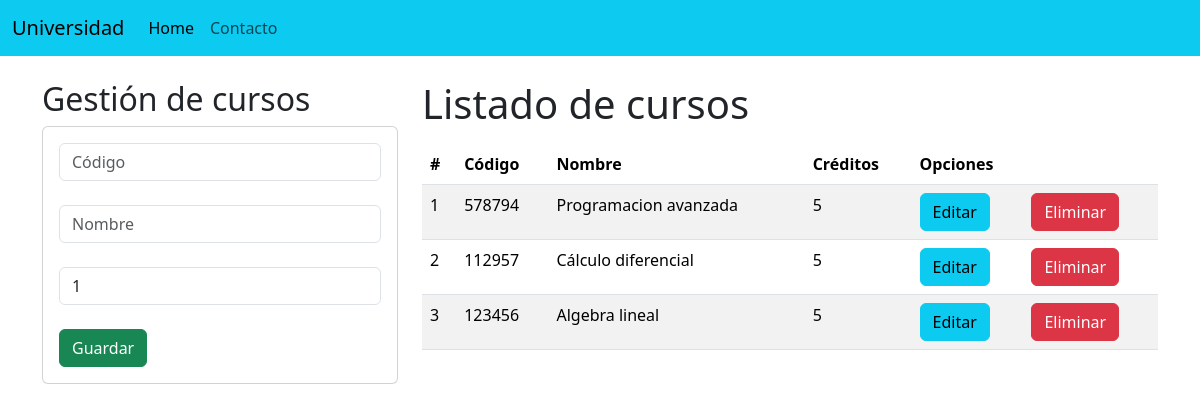
The app's page /, older data.
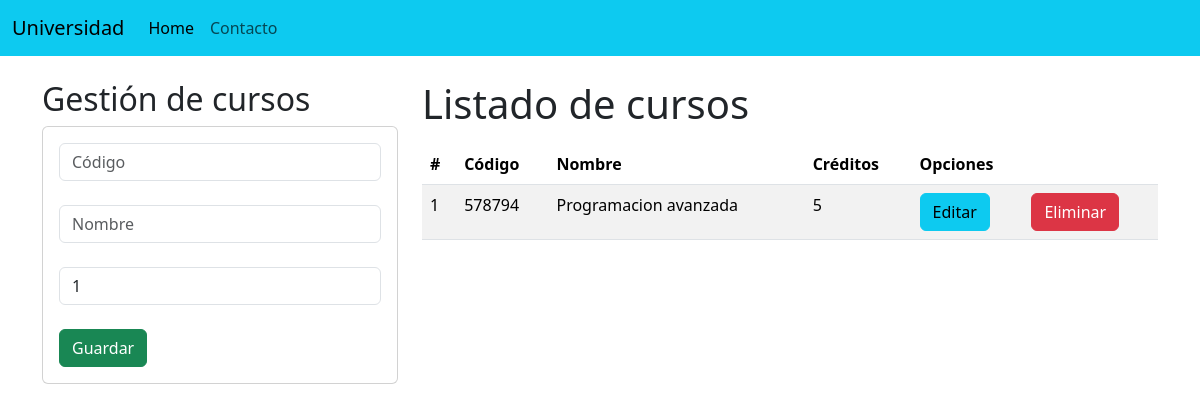
The same page, newer data.
### Aplicaciones/Academico/models.py (models this page shows, shortened)
class Curso(models.Model):
    codigo=models.CharField(primary_key=True,max_length=6)
    nombre=models.CharField(max_length=50)
    creditos=models.PositiveSmallIntegerField()

### Aplicaciones/Academico/views.py (the view)
# urls.py: path('', views.home),
def home(request):
    cursos = Curso.objects.all()
    return render(request, "gestionCursos.html", {"cursos": cursos})

### Aplicaciones/Academico/templates/gestionCursos.html (shortened to what this page needs)
{% extends "./base.html"%}
{% block body%}
<div class="row">
    <div class="col-sm-12 col-md-6 col-lg-4 col-xl-4">
        <h2>Gestión de cursos</h2>
        <div class="card">
            <div class="card-body">
                <form action="/registrarCurso" method="POST">{% csrf_token%}
                    <div class="form-group">
                        <input type="text" id="txtCodigo" name="txtCodigo" class="form-control" placeholder="Código" minlength="6" maxlength="6" required>
                    </div>
                    <br>
                    <div class="form-group">
                        <input type="text" id="txtNombre" name="txtNombre" class="form-control" placeholder="Nombre"  maxlength="50" required>
                    </div>
                    <br>
                    <div class="form-group">
                        <input type="text" id="numCreditos" name="numCreditos" class="form-control" min="1" max="9" value="1" required>
                    </div>
                    <br>
                    <div class="form-group">
                        <button type="submit" class="btn btn-success btn-block text-white">Guardar</button>
                    </div>
                </form>
            </div>
        </div>
    </div>
    <div class="col-sm-12 col-md-6 col-lg-8 col-xl-8">
        <h1>Listado de cursos</h1>
        <div class="table-responsive py-2">
            <table class="table table-striped">
                <thead>
                <tr>
                    <th>#</th>
                    <th>Código</th>
                    <th>Nombre</th>
                    <th>Créditos</th>
                    <th colspan="2">Opciones</th>
                </tr>
                </thead>
                <tbody>
                {% for c in cursos %}
                <tr>
                    <td>{{forloop.counter}}</td>
                    <td>{{c.codigo}}</td>
                    <td>{{c.nombre}}</td>
                    <td>{{c.creditos}}</td>
                    <td><a href="edicionCurso/{{c.codigo}}" class="btn btn-info">Editar</a></td>
                    <td><a href="eliminarCurso/{{c.codigo}}" class="btn btn-danger">Eliminar</a></td>
                </tr>
                {% endfor %}
                </tbody>
            </table>
        </div>
    </div>
</div>
{% endblock %}

Row changes from the older to the newer data that the page shows:
removed Curso: codigo "112957", nombre "Cálculo diferencial", creditos "5"
removed Curso: codigo "123456", nombre "Algebra lineal", creditos "5"
